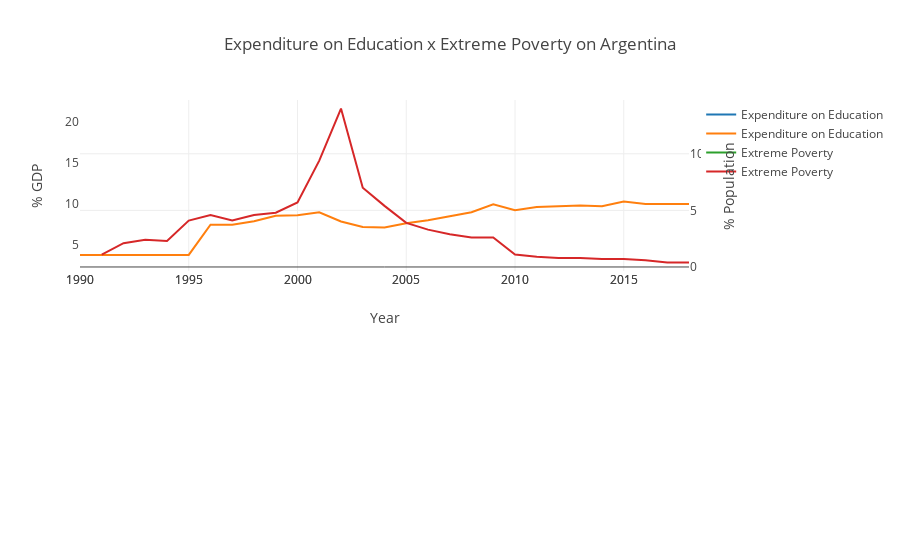

The notebook cell saved with this chart:
### Code cell
for i in range(len(fig_brazil.data)):
    fig_brazil.data[i].xaxis='x1'
    fig_brazil.data[i].yaxis='y1'

fig_brazil.layout.xaxis1.update({'anchor': 'y1'})
fig_brazil.layout.yaxis1.update({'anchor': 'x1', 'domain': [.55, 1]})

for i in range(len(fig_argentina.data)):
    fig_argentina.data[i].xaxis='x2'
    fig_argentina.data[i].yaxis='y2'

# initialize xaxis2 and yaxis2
fig_argentina['layout']['xaxis2'] = {}
fig_argentina['layout']['yaxis2'] = {}

fig_argentina.layout.xaxis2.update({'anchor': 'y2'})
fig_argentina.layout.yaxis2.update({'anchor': 'x2', 'domain': [0, .45]})

fig = go.Figure()
fig.add_traces([fig_brazil.data[0], fig_argentina.data[0]])
fig.add_traces([fig_brazil.data[1], fig_argentina.data[1]])

fig.layout.update(fig_brazil.layout)
fig.layout.update(fig_argentina.layout)

py(fig, filename='figure_factory_subplot')

### Figure 1 — Plotly figure (JSON) as saved in the notebook; plotly's stock layout.template omitted (floating-point values rounded to 4 significant figures)
{"data": [{"name": "Expenditure on Education", "type": "scatter", "uid": "e1402593-d5a9-47d3-8996-9ffb4c8eef77", "x": ["1990", "1991", "1992", "1993", "1994", "1995", "1996", "1997", "1998", "1999", "2000", "2001", "2002", "2003", "2004", "2005", "2006", "2007", "2008", "2009", "2010", "2011", "2012", "2013", "2014", "2015", "2016", "2017", "2018"], "xaxis": "x", "y": [null, null, null, null, null, 4.568, 4.568, 4.568, 4.757, 3.801, 3.949, 3.845, 3.75, 3.75, 3.974, 4.479, 4.871, 4.974, 5.269, 5.464, 5.649, 5.737, 5.855, 5.839, 5.948, 6.241, 6.241, 6.241, 6.241], "yaxis": "y"}, {"name": "Expenditure on Education", "type": "scatter", "uid": "ba10fbd5-5317-4fce-90c8-8cc50995173e", "x": ["1990", "1991", "1992", "1993", "1994", "1995", "1996", "1997", "1998", "1999", "2000", "2001", "2002", "2003", "2004", "2005", "2006", "2007", "2008", "2009", "2010", "2011", "2012", "2013", "2014", "2015", "2016", "2017", "2018"], "xaxis": "x2", "y": [1.067, 1.067, 1.067, 1.067, 1.067, 1.067, 3.732, 3.732, 4.04, 4.522, 4.58, 4.834, 4.017, 3.535, 3.487, 3.86, 4.128, 4.463, 4.844, 5.531, 5.02, 5.291, 5.346, 5.437, 5.361, 5.776, 5.572, 5.572, 5.572], "yaxis": "y2"}, {"name": "Extreme Poverty", "type": "scatter", "uid": "df7ad51b-feab-438d-9811-3639c485a553", "x": ["1990", "1991", "1992", "1993", "1994", "1995", "1996", "1997", "1998", "1999", "2000", "2001", "2002", "2003", "2004", "2005", "2006", "2007", "2008", "2009", "2010", "2011", "2012", "2013", "2014", "2015", "2016", "2017", "2018"], "xaxis": "x", "y": [21.6, 21.6, 20.9, 19.9, 19.9, 13, 14.2, 14, 12.7, 13.4, 13.4, 11.6, 10.3, 11.1, 9.7, 8.6, 7.2, 6.8, 5.6, 5.4, 5.4, 4.7, 3.8, 3.8, 2.8, 3.4, 4.3, 4.8, 4.8], "yaxis": "y"}, {"name": "Extreme Poverty", "type": "scatter", "uid": "8f165bd5-1bd3-4f47-a951-9bb4d6df91b7", "x": ["1990", "1991", "1992", "1993", "1994", "1995", "1996", "1997", "1998", "1999", "2000", "2001", "2002", "2003", "2004", "2005", "2006", "2007", "2008", "2009", "2010", "2011", "2012", "2013", "2014", "2015", "2016", "2017", "2018"], "xaxis": "x2", "y": [null, 1.1, 2.1, 2.4, 2.3, 4.1, 4.6, 4.1, 4.6, 4.8, 5.7, 9.4, 14, 7, 5.4, 3.9, 3.3, 2.9, 2.6, 2.6, 1.1, 0.9, 0.8, 0.8, 0.7, 0.7, 0.6, 0.4, 0.4], "yaxis": "y2"}], "layout": {"title": {"text": "Expenditure on Education x Extreme Poverty on Argentina"}, "xaxis": {"anchor": "y", "title": {"text": "Year"}}, "xaxis2": {"anchor": "y2"}, "yaxis": {"anchor": "x", "domain": [0.55, 1], "title": {"text": "% GDP"}}, "yaxis2": {"anchor": "x2", "domain": [0, 0.45], "overlaying": "y", "side": "right", "title": {"text": "% Population"}}}}
